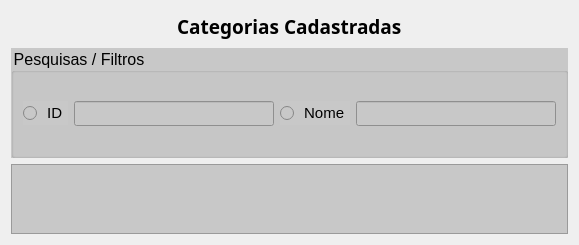
             <widget class="QWidget" name="categorias_pesquisar_page">
              <layout class="QVBoxLayout" name="verticalLayout_36">
               <item alignment="Qt::AlignHCenter">
                <widget class="QLabel" name="label_36">
                 <property name="minimumSize">
                  <size>
                   <width>111</width>
                   <height>31</height>
                  </size>
                 </property>
                 <property name="maximumSize">
                  <size>
                   <width>295</width>
                   <height>31</height>
                  </size>
                 </property>
                 <property name="font">
                  <font>
                   <family>Arial Black</family>
                   <pointsize>14</pointsize>
                   <weight>75</weight>
                   <bold>true</bold>
                  </font>
                 </property>
                 <property name="text">
                  <string>Categorias Cadastradas</string>
                 </property>
                </widget>
               </item>
               <item>
                <widget class="QGroupBox" name="groupBox_30">
                 <property name="minimumSize">
                  <size>
                   <width>0</width>
                   <height>110</height>
                  </size>
                 </property>
                 <property name="maximumSize">
                  <size>
                   <width>16777215</width>
                   <height>140</height>
                  </size>
                 </property>
                 <property name="font">
                  <font>
                   <pointsize>12</pointsize>
                  </font>
                 </property>
                 <property name="styleSheet">
                  <string notr="true">background-color: rgb(200, 200, 200);</string>
                 </property>
                 <property name="title">
                  <string>Pesquisas / Filtros</string>
                 </property>
                 <layout class="QGridLayout" name="gridLayout_64">
                  <item row="0" column="3">
                   <widget class="QLineEdit" name="categorias_p_nome_txt">
                    <property name="enabled">
                     <bool>true</bool>
                    </property>
                    <property name="minimumSize">
                     <size>
                      <width>200</width>
                      <height>25</height>
                     </size>
                    </property>
                    <property name="readOnly">
                     <bool>true</bool>
                    </property>
                   </widget>
                  </item>
                  <item row="0" column="2">
                   <widget class="QRadioButton" name="rb_nome_categorias">
                    <property name="font">
                     <font>
                      <pointsize>11</pointsize>
                     </font>
                    </property>
                    <property name="text">
                     <string> Nome</string>
                    </property>
                   </widget>
                  </item>
                  <item row="0" column="1">
                   <widget class="QLineEdit" name="categorias_p_id_txt">
                    <property name="enabled">
                     <bool>true</bool>
                    </property>
                    <property name="minimumSize">
                     <size>
                      <width>200</width>
                      <height>25</height>
                     </size>
                    </property>
                    <property name="inputMask">
                     <string/>
                    </property>
                    <property name="readOnly">
                     <bool>true</bool>
                    </property>
                   </widget>
                  </item>
                  <item row="0" column="0">
                   <widget class="QRadioButton" name="rb_id_categorias">
                    <property name="font">
                     <font>
                      <pointsize>11</pointsize>
                     </font>
                    </property>
                    <property name="text">
                     <string> ID</string>
                    </property>
                   </widget>
                  </item>
                 </layout>
                </widget>
               </item>
               <item>
                <widget class="QTableWidget" name="categorias_tabela">
                 <property name="enabled">
                  <bool>true</bool>
                 </property>
                 <property name="maximumSize">
                  <size>
                   <width>100000</width>
                   <height>16777215</height>
                  </size>
                 </property>
                 <property name="styleSheet">
                  <string notr="true">background-color: rgb(200, 200, 200);</string>
                 </property>
                 <property name="sizeAdjustPolicy">
                  <enum>QAbstractScrollArea::AdjustToContents</enum>
                 </property>
                 <property name="editTriggers">
                  <set>QAbstractItemView::NoEditTriggers</set>
                 </property>
                 <property name="tabKeyNavigation">
                  <bool>false</bool>
                 </property>
                 <property name="showDropIndicator" stdset="0">
                  <bool>false</bool>
                 </property>
                 <property name="dragDropOverwriteMode">
                  <bool>false</bool>
                 </property>
                 <property name="alternatingRowColors">
                  <bool>true</bool>
                 </property>
                 <property name="selectionMode">
                  <enum>QAbstractItemView::SingleSelection</enum>
                 </property>
                 <property name="selectionBehavior">
                  <enum>QAbstractItemView::SelectRows</enum>
                 </property>
                 <property name="sortingEnabled">
                  <bool>false</bool>
                 </property>
                 <property name="wordWrap">
                  <bool>false</bool>
                 </property>
                 <property name="cornerButtonEnabled">
                  <bool>false</bool>
                 </property>
                 <property name="rowCount">
                  <number>0</number>
                 </property>
                 <property name="columnCount">
                  <number>3</number>
                 </property>
                 <attribute name="horizontalHeaderVisible">
                  <bool>false</bool>
                 </attribute>
                 <attribute name="horizontalHeaderHighlightSections">
                  <bool>false</bool>
                 </attribute>
                 <attribute name="horizontalHeaderShowSortIndicator" stdset="0">
                  <bool>false</bool>
                 </attribute>
                 <attribute name="verticalHeaderVisible">
                  <bool>false</bool>
                 </attribute>
                 <attribute name="verticalHeaderHighlightSections">
                  <bool>false</bool>
                 </attribute>
                 <column>
                  <property name="text">
                   <string>ID</string>
                  </property>
                 </column>
                 <column>
                  <property name="text">
                   <string>Nome</string>
                  </property>
                 </column>
                 <column>
                  <property name="text">
                   <string>Descrição</string>
                  </property>
                 </column>
                </widget>
               </item>
              </layout>
             </widget>
